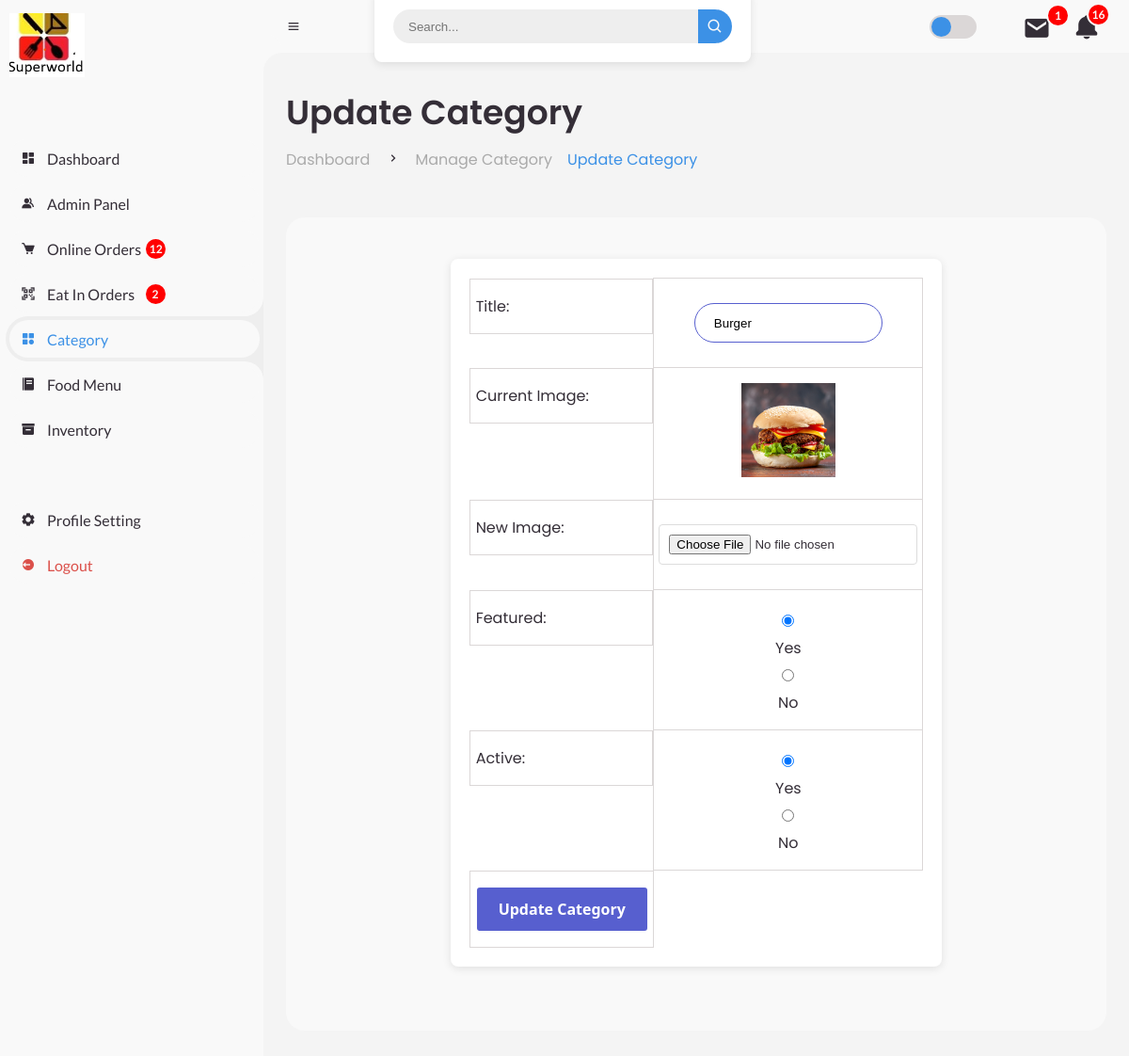
Screenshot of /admin/update-category.php?id=41 with the database file from the repository.
### tables this page shows
CREATE TABLE `tbl_category` (
  `id` int(10) UNSIGNED NOT NULL,
  `title` varchar(100) NOT NULL,
  `image_name` varchar(255) NOT NULL,
  `featured` varchar(10) NOT NULL,
  `active` varchar(10) NOT NULL
);

### admin/update-category.php (the view, shortened to what this page needs)
<?php include('../Customer/config/constants.php');
?>
<?php
$ei_order_notif = "SELECT order_status from tbl_eipay
					WHERE order_status='Pending' OR order_status='Processing'";
$res_ei_order_notif = mysqli_query($conn, $ei_order_notif);
$row_ei_order_notif = mysqli_num_rows($res_ei_order_notif);
$online_order_notif = "SELECT order_status from order_manager
					WHERE order_status='Pending'OR order_status='Processing' ";
$res_online_order_notif = mysqli_query($conn, $online_order_notif);
$row_online_order_notif = mysqli_num_rows($res_online_order_notif);
$stock_notif = "SELECT stock FROM tbl_food
				WHERE stock<50";
$res_stock_notif = mysqli_query($conn, $stock_notif);
$row_stock_notif = mysqli_num_rows($res_stock_notif);
$message_notif = "SELECT message_status FROM message
				 WHERE message_status = 'unread'";
$res_message_notif = mysqli_query($conn, $message_notif);
$row_message_notif = mysqli_num_rows($res_message_notif);
?>
<!DOCTYPE html>
<html lang="en">
<head>
	<link href='https://unpkg.com/boxicons@2.0.9/css/boxicons.min.css' rel='stylesheet'>
	<link rel="stylesheet" href="style-admin.css">
</head>
<body>
	<section id="sidebar">
		<a href="index.php" class="brand">
			<img src="../images/logo2.png" width="80px" alt="">
		</a>
		<ul class="side-menu top">
			<li >
				<a href="index.php">
					<i class='bx bxs-dashboard' ></i>
					<span class="text">Dashboard</span>
				</a>
			</li>
			<li >
				<a href="manage-admin.php">
					<i class='bx bxs-group' ></i>
					<span class="text">Admin Panel</span>
				</a>
			</li>
			<li>
				<a href="manage-online-order.php">
					<i class='bx bxs-cart'></i>
					<span class="text">Online Orders&nbsp;</span>
						<?php
					if($row_online_order_notif>0)
					{
						?>
						<span class="num-ei"><?php echo $row_online_order_notif; ?></span>
						<?php
					}
					else
					{
						?>
						<span class=""> </span>
						<?php
					}
					?>
				</a>
			</li>
		<li>
				<a href="manage-ei-order.php">
					<i class='bx bx-qr-scan'></i>
					<span class="text" >Eat In Orders&nbsp;&nbsp;&nbsp;
					</span>
					<?php
					if($row_ei_order_notif>0)
					{
						?>
						<span class="num-ei"><?php echo $row_ei_order_notif; ?></span>
						<?php
					}
					else
					{
						?>
						<span class=""> </span>
						<?php
					}
					?>
				</a>
			</li>
			<li class="active">
				<a href="manage-category.php">
					<i class='bx bxs-category'></i>
					<span class="text">Category</span>
				</a>
			</li>
			<li>
				<a href="manage-food.php">
					<i class='bx bxs-food-menu'></i>
					<span class="text">Food Menu</span>
				</a>
			</li>
            <li class="">
				<a href="inventory.php">
					<i class='bx bxs-box'></i>
					<span class="text">Inventory</span>
				</a>
			</li>
		</ul>
		<ul class="side-menu">
			<li>
				<a href="Profile Setting.php">
					<i class='bx bxs-cog' ></i>
					<span class="text">Profile Setting</span>
				</a>
			</li>
			<li>
				<a href="logout.php" class="logout">
					<i class='bx bxs-log-out-circle' ></i>
					<span class="text">Logout</span>
				</a>
			</li>
		</ul>
	</section>
	<section id="content">
		<nav>
			<i class='bx bx-menu' ></i>
			<form action="#">
				<div class="form-input">
					<input type="search" placeholder="Search...">
					<button type="submit" class="search-btn"><i class='bx bx-search' ></i></button>
				</div>
			</form>
			<label for="switch-mode" class="switch-mode"></label>
			<div class="fetch_message">
				<div class="action_message notfi_message">
					<a href="messages.php"><i class='bx bxs-envelope' ></i></a>
					<?php
					if($row_message_notif>0)
					{
						?>
						<span class="num"><?php echo $row_message_notif; ?></span>
						<?php
					}
					else
					{
						?>
						<span class=""></span>
						<?php
					}
					?>
				</div>
			</div>
			<div class="notification" >
				<div class="action notif">
				<i class='bx bxs-bell' onclick= "menuToggle();"></i>
				<?php
				if($row_stock_notif>0 || $row_online_order_notif>0 || $row_ei_order_notif>0)
				{
					$total_notif = $row_online_order_notif+$row_ei_order_notif+$row_stock_notif;
					?>
					<span class="num"><?php echo $total_notif; ?></span>
					<?php
				}
				else
				{
					?>
					<span class=""></span>
					<?php
				}
				?>
			</div>
			</div>
		</nav>
		<main>
			<div class="head-title">
				<div class="left">
					<h1>Update Category</h1>
					<ul class="breadcrumb">
						<li>
							<a href="index.php">Dashboard</a>
						</li>
						<li><i class='bx bx-chevron-right' ></i></li>
						<li>
							<a class="" href="manage-category.php">Manage Category</a>
						</li>
						<li>
							<a class="active" href="update-category.php.php">Update Category</a>
						</li>
					</ul>
				</div>
			</div>
        <br/>
<?php
            if(isset($_GET['id']))
            {
                $id = $_GET['id'];
                $sql = "SELECT * FROM tbl_category WHERE id=$id";
                $res = mysqli_query($conn, $sql);
                $count = mysqli_num_rows($res);
                if($count==1)
                {
                    $row = mysqli_fetch_assoc($res);
                    $title = $row['title'];
                    $current_image = $row['image_name'];
                    $featured = $row['featured'];
                    $active = $row['active'];
                }
                else
                {
                    $_SESSION['no-category-found'] = "<div class='error'>Category not Found.</div>";
                    header('location:'.SITEURL.'manage-category.php');
                }
            }
            else
            {
                header('location:'.SITEURL.'manage-category.php');
            }
        ?>
        <div class="table-data">
			<div class="order">
			<div class="head">
        <form action="" method="POST" enctype="multipart/form-data">
            <table class="">
                <tr>
                    <td>Title: </td>
                    <td>
                        <input type="text" name="title" value="<?php echo $title; ?>" id="ip2" required>
                    </td>
                </tr>
                <tr>
                    <td>Current Image: </td>
                    <td>
                        <?php
                            if($current_image != "")
                            {
                                ?>
                                <img src="<?php echo SITEURL; ?>../images/category/<?php echo $current_image; ?>" width="150px">
                                <?php
                            }
                            else
                            {
                                echo "<div class='error'>Image Not Added.</div>";
                            }
                        ?>
                    </td>
                </tr>
                <tr>
                    <td>New Image: </td>
                    <td>
                        <input type="file" name="image" required>
                    </td>
                </tr>
                <tr>
                    <td>Featured: </td>
                    <td>
                        <input <?php if($featured=="Yes"){echo "checked";} ?> type="radio" name="featured" value="Yes" required> Yes
                        <input <?php if($featured=="No"){echo "checked";} ?> type="radio" name="featured" value="No" required> No
                    </td>
                </tr>
                <tr>
                    <td>Active: </td>
                    <td>
                        <input <?php if($active=="Yes"){echo "checked";} ?> type="radio" name="active" value="Yes" required> Yes
                        <input <?php if($active=="No"){echo "checked";} ?> type="radio" name="active" value="No" required> No
                    </td>
                </tr>
                <tr>
                    <td>
                        <input type="submit" name="submit" value="Update Category" class="button-8" role="button">
                    </td>
                </tr>
            </table>
        </form>
		</main>
	</section>
</body>
</html>

### rows the page displays
tbl_category: title "Burger", image_name (picture), featured "☑", active "☑"

### other values shown
$row_online_order_notif "12"
$row_ei_order_notif "2"
$row_message_notif "1"
$total_notif "16"
